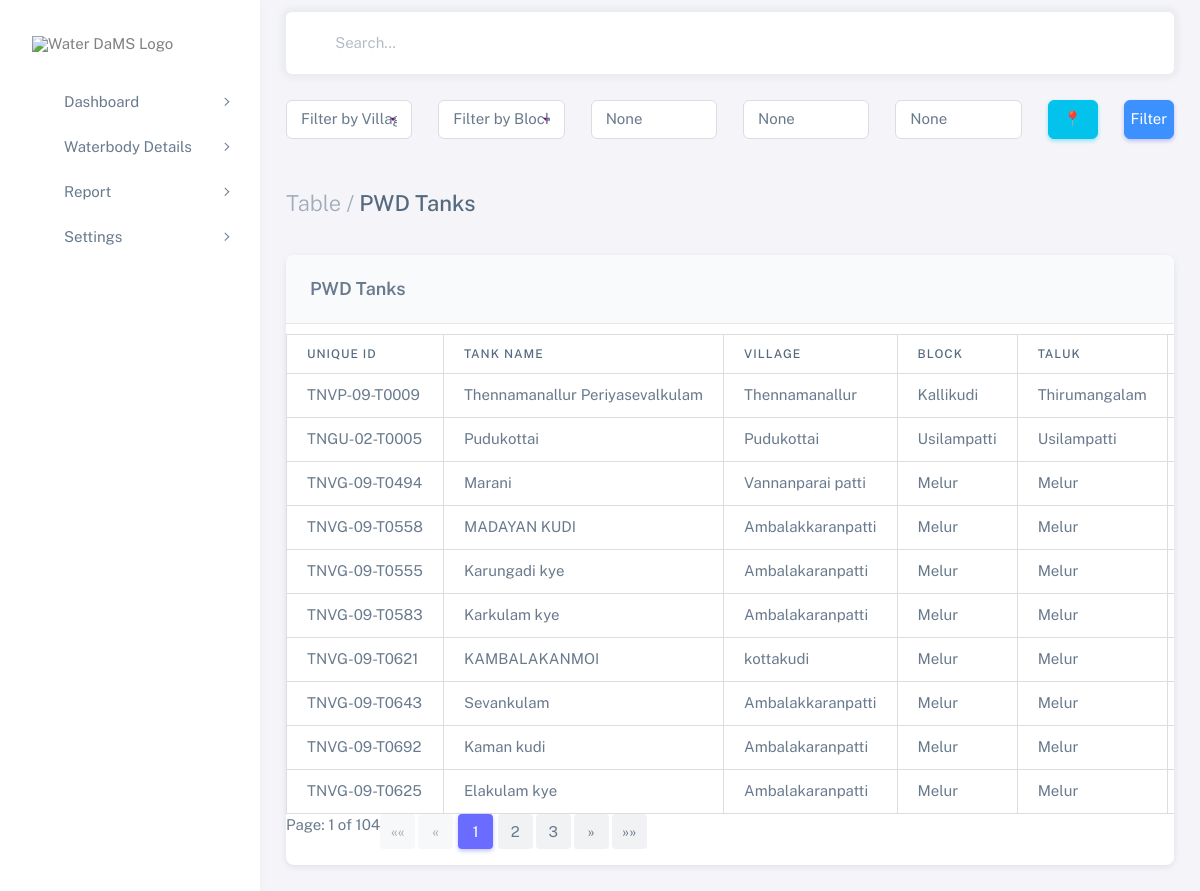
The page /pwdtank on the database its author committed.
### waterbodies_app/models.py (models this page shows)
class TankData(models.Model):
    tank_num = models.CharField(max_length=100)  # TANK_NUM
    unique_id = models.CharField(max_length=100)  # Unique_id
    tank_name = models.CharField(max_length=200)  # Tank_Name
    latitude = models.DecimalField(max_digits=9, decimal_places=6)  # Latitude
    longitude = models.DecimalField(max_digits=9, decimal_places=6)  # Longitude
    village = models.CharField(max_length=200)  # Village
    block = models.CharField(max_length=200)  # Block
    taluk = models.CharField(max_length=200)  # Taluk
    district = models.CharField(max_length=200)  # District
    subbasin = models.CharField(max_length=200)  # Subbasin
    basin = models.CharField(max_length=200)  # Basin
    section = models.CharField(max_length=200)  # Section
    sub_dn = models.CharField(max_length=200)  # Sub_Dn
    division = models.CharField(max_length=200)  # Division
    circle = models.CharField(max_length=200)  # Circle
    region = models.CharField(max_length=200)  # Region
    tank_type = models.CharField(max_length=100)  # Tank_Type
    cap_mcm = models.DecimalField(max_digits=10, decimal_places=3)  # Cap_MCM
    ftl_m = models.DecimalField(max_digits=6, decimal_places=3)  # FTL_m
    mwl_m = models.DecimalField(max_digits=6, decimal_places=3)  # MWL_m
    tbl_m = models.DecimalField(max_digits=6, decimal_places=3)  # TBL_m
    sto_dep_m = models.DecimalField(max_digits=6, decimal_places=3)  # Sto_Dep_m
    ayacut_ha = models.DecimalField(max_digits=10, decimal_places=3)  # Ayacut_ha
    catch_sqkm = models.DecimalField(max_digits=10, decimal_places=3)  # Catch_sqkm
    wat_spr_ha = models.DecimalField(max_digits=10, decimal_places=3)  # Wat_Spr_ha
    no_of_weir = models.IntegerField()  # No_of_Weir
    weir_len_m = models.DecimalField(max_digits=10, decimal_places=3)  # Weir_Len_m
    no_sluice = models.IntegerField()  # No_Sluice
    low_sil_m = models.DecimalField(max_digits=10, decimal_places=3)  # Low_Sil_m
    bund_len_m = models.DecimalField(max_digits=10, decimal_places=3)  # Bund_Len_m
    dis_cusec = models.DecimalField(max_digits=10, decimal_places=3)  # Dis_cusec
    def __str__(self):
        return self.tank_name

### waterbodies_app/views.py (the view, shortened to what this page needs)
# urls.py: path('pwdtank', views.tank_data_list_view, name='pwdtank_list'),
def tank_data_list_view(request):
    search_query = request.GET.get('q', '')        # Tank name search query
    village_query = request.GET.get('village', '') # Village filter
    block_query = request.GET.get('block', '')     # Block filter
    latitude = request.GET.get('latitude')         # Latitude filter
    longitude = request.GET.get('longitude')       # Longitude filter
    radius = request.GET.get('radius')            # Radius filter in km
    filtered_tank_data = TankData.objects.all()
    if search_query:
        filtered_tank_data = filtered_tank_data.filter(tank_name__icontains=search_query)
    if village_query:
        filtered_tank_data = filtered_tank_data.filter(village__icontains=village_query)
    if block_query:
        filtered_tank_data = filtered_tank_data.filter(block__icontains=block_query)
    total_tank_data_count = len(filtered_tank_data)
    paginator = Paginator(filtered_tank_data, 10)
    page_number = request.GET.get('page')
    paginated_tank_data = paginator.get_page(page_number)
    unique_villages = TankData.objects.values_list('village', flat=True).distinct()
    unique_blocks = TankData.objects.values_list('block', flat=True).distinct()
    return render(request, 'pwd_tanks.html', {
        'page_obj': paginated_tank_data,
        'search_query': search_query,
        'village_query': village_query,
        'block_query': block_query,
        'latitude': latitude,
        'longitude': longitude,
        'radius': radius,
        'total_tank_data_count': total_tank_data_count,
        'unique_villages': unique_villages,
        'unique_blocks': unique_blocks,
    })

### templates/pwd_tanks.html (shortened to what this page needs)
<!DOCTYPE html>
{%load static%}
<html
class="light-style layout-menu-fixed layout-compact"
dir="ltr"
data-theme="theme-default"
data-assets-path="{% static 'assets/' %}"
data-template="vertical-menu-template-free">
<!DOCTYPE html>
<html lang="en" class="light-style layout-wide customizer-hide" dir="ltr" data-theme="theme-default">
<head>
    {% load static %}
    <link rel="stylesheet" href="{% static 'assets/vendor/fonts/boxicons.css' %}"/>
    <link rel="stylesheet" href="https://cdnjs.cloudflare.com/ajax/libs/font-awesome/6.5.2/css/all.min.css">
    <link rel="stylesheet" href="{% static 'assets/vendor/css/core.css' %}" class="template-customizer-core-css"/>
    <link rel="stylesheet" href="{% static 'assets/vendor/css/theme-default.css' %}" class="template-customizer-theme-css"/>
    <link rel="stylesheet" href="{% static 'assets/css/demo.css' %}"/>
    <link rel="stylesheet" href="{% static 'assets/vendor/libs/perfect-scrollbar/perfect-scrollbar.css' %}"/>
    <link rel="stylesheet" href="{% static 'assets/vendor/css/pages/page-auth.css' %}"/>
</head>
  <body>
    <div class="layout-wrapper layout-content-navbar">
      <div class="layout-container">
        <aside id="layout-menu" class="layout-menu menu-vertical menu bg-menu-theme">
          <div class="app-brand demo">
            <a href="{% url 'analytics' %}" class="app-brand-link">
              <span class="app-brand-logo demo">
                <img src="{% static 'image/waterdams.png' %}" alt="Water DaMS Logo" style="width: 150px; height: auto;">
              </span>
            </a>
          </div>
          <ul class="menu-inner py-1">
          <li class="menu-item">
              <a href="javascript:void(0);" class="menu-link menu-toggle">
                <i class="menu-icon tf-icons bx bx-shield"></i>
                <div data-i18n="Layouts">Dashboard</div>
              </a>
            </li>
            <li class="menu-item">
              <a href="javascript:void(0);" class="menu-link menu-toggle">
                <i class="menu-icon tf-icons bx bx-water"></i>
                <div data-i18n="Layouts">Waterbody Details</div>
              </a>
            </li>
            <li class="menu-item">
              <a href="javascript:void(0);" class="menu-link menu-toggle">
                <i class="menu-icon tf-icons bx bx-shield"></i>
                <div data-i18n="Layouts">Report</div>
              </a>
            </li>
            <li class="menu-item">
              <a href="javascript:void(0);" class="menu-link menu-toggle">
                <i class="menu-icon tf-icons bx bx-cog"></i>
                <div data-i18n="Layouts">Settings</div>
              </a>
            </li>
          </ul>
        </aside>
        <div class="layout-page">
          <nav
            class="layout-navbar container-xxl navbar navbar-expand-xl navbar-detached align-items-center bg-navbar-theme"
            id="layout-navbar">
            <div class="navbar-nav-right d-flex align-items-center" id="navbar-collapse">
              <div class="navbar-nav align-items-center">
                <div class="nav-item d-flex align-items-center">
                  <i class="bx bx-search fs-4 lh-0"></i>
                  <input
                    type="text"
                    class="form-control border-0 shadow-none ps-1 ps-sm-2"
                    placeholder="Search..."
                    aria-label="Search..." />
                </div>
              </div>
            </div>
          </nav>
          <div class="content-wrapper">
            <div class="container-xxl flex-grow-1 container-p-y">
              <form method="get" id="filter-form">
                <div class="row mb-3">
                    <div class="col-md-2">
                        <select name="village" class="form-control">
                            <option value="">Filter by Village</option>
                        </select>
                    </div>
                    <div class="col-md-2">
                        <select name="block" class="form-control">
                            <option value="">Filter by Block</option>
                        </select>
                    </div>
                    <div class="col-md-2">
                        <input type="text" name="latitude" id="latitude" placeholder="Latitude" value="{{ latitude }}" class="form-control" readonly>
                    </div>
                    <div class="col-md-2">
                        <input type="text" name="longitude" id="longitude" placeholder="Longitude" value="{{ longitude }}" class="form-control" readonly>
                    </div>
                    <div class="col-md-2">
                        <input type="text" name="radius" placeholder="Radius (km)" value="{{ radius }}" class="form-control">
                    </div>
                    <div class="col-md-1">
                        <button type="button" class="btn btn-info w-100" id="get-location">📍</button>
                    </div>
                    <div class="col-md-1">
                        <button type="submit" class="btn btn-primary w-100">Filter</button>
                    </div>
                </div>
            </form>
              <h4 class="py-3 mb-4"><span class="text-muted fw-light">Table /</span> PWD Tanks</h4>
              <div class="card">
                <h5 class="card-header">PWD Tanks</h5>
                <div class="table-responsive text-nowrap">
                    <table class="table">
                        <thead>
                            <tr class="text-nowrap">
                                <th>Unique ID</th>
                                <th>Tank Name</th>
                                <th>Village</th>
                                <th>Block</th>
                                <th>Taluk</th>
                                <th>District</th>
                            </tr>
                        </thead>
                        <tbody>
                            {% for tank in page_obj %}
                            <tr>
                                <td>{{ tank.unique_id }}</td>
                                <td>{{ tank.tank_name }}</td>
                                <td>{{ tank.village }}</td>
                                <td>{{ tank.block }}</td>
                                <td>{{ tank.taluk }}</td>
                                <td>{{ tank.district }}</td>
                            </tr>
                            {% empty %}
                            <tr>
                                <td colspan="34">No tank data available.</td>
                            </tr>
                            {% endfor %}
                        </tbody>
                    </table>
                </div>
                <div class="pagination">
                  <span>Page: {{ page_obj.number }} of {{ page_obj.paginator.num_pages }}</span>
                  <ul class="pagination">
                      {% if page_obj.has_previous %}
                          <li class="page-item">
                              <a class="page-link" href="?page=1&q={{ search_query }}&village={{ village_query }}&block={{ block_query }}&latitude={{ request.GET.latitude }}&longitude={{ request.GET.longitude }}&radius={{ request.GET.radius }}" aria-label="First">
                                  &laquo;&laquo;
                              </a>
                          </li>
                          <li class="page-item">
                              <a class="page-link" href="?page={{ page_obj.previous_page_number }}&q={{ search_query }}&village={{ village_query }}&block={{ block_query }}&latitude={{ request.GET.latitude }}&longitude={{ request.GET.longitude }}&radius={{ request.GET.radius }}" aria-label="Previous">
                                  &laquo;
                              </a>
                          </li>
                      {% else %}
                          <li class="page-item disabled"><span class="page-link">&laquo;&laquo;</span></li>
                          <li class="page-item disabled"><span class="page-link">&laquo;</span></li>
                      {% endif %}
                      {% for num in page_obj.paginator.page_range %}
                          {% if page_obj.number == num %}
                              <li class="page-item active"><span class="page-link">{{ num }}</span></li>
                          {% elif num > page_obj.number|add:'-3' and num < page_obj.number|add:'3' %}
                              <li class="page-item">
                                  <a class="page-link" href="?page={{ num }}&q={{ search_query }}&village={{ village_query }}&block={{ block_query }}&latitude={{ request.GET.latitude }}&longitude={{ request.GET.longitude }}&radius={{ request.GET.radius }}">
                                      {{ num }}
                                  </a>
                              </li>
                          {% endif %}
                      {% endfor %}
                      {% if page_obj.has_next %}
                          <li class="page-item">
                              <a class="page-link" href="?page={{ page_obj.next_page_number }}&q={{ search_query }}&village={{ village_query }}&block={{ block_query }}&latitude={{ request.GET.latitude }}&longitude={{ request.GET.longitude }}&radius={{ request.GET.radius }}" aria-label="Next">
                                  &raquo;
                              </a>
                          </li>
                          <li class="page-item">
                              <a class="page-link" href="?page={{ page_obj.paginator.num_pages }}&q={{ search_query }}&village={{ village_query }}&block={{ block_query }}&latitude={{ request.GET.latitude }}&longitude={{ request.GET.longitude }}&radius={{ request.GET.radius }}" aria-label="Last">
                                  &raquo;&raquo;
                              </a>
                          </li>
                      {% else %}
                          <li class="page-item disabled"><span class="page-link">&raquo;</span></li>
                          <li class="page-item disabled"><span class="page-link">&raquo;&raquo;</span></li>
                      {% endif %}
                  </ul>
              </div>
            </div>
          </div>
        </div>
      </div>
    </div>
  </body>
</html>

### static/assets/css/demo.css (style rules this page uses)
.menu .app-brand.demo { height: 64px; margin-top: 12px; }
.card-header { font-weight: 600; background-color: #f8fafc; border-bottom: 1px solid #e5e7eb; }
select { width: 220px; padding: 12px; font-size: 16px; border-radius: 10px; border: 2px solid #6a1b9a; background-color: #f0f0f0; color: #444; appearance: none; cursor: pointer; outline: none; }
select { background-repeat: no-repeat; background-position: right 10px center; background-size: 16px; }
option { padding: 10px; margin-bottom: 5px; }
select option:not(:last-child) { margin-bottom: 10px; }
select { width: 200px; padding: 10px; font-size: 16px; margin-bottom: 20px; border-radius: 5px; border: 1px solid #ccc; }
table { width: 100%; border-collapse: collapse; margin-top: 10px; }
th, td { padding: 12px; border: 1px solid #ddd; text-align: left; }
th { background-color: #f4f4f4; }

### rows shown on the page
TankData: unique_id "TNVP-09-T0009", tank_name "Thennamanallur Periyasevalkulam", village "Thennamanallur", block "Kallikudi", taluk "Thirumangalam"
TankData: unique_id "TNGU-02-T0005", tank_name "Pudukottai", village "Pudukottai", block "Usilampatti", taluk "Usilampatti"
TankData: unique_id "TNVG-09-T0494", tank_name "Marani", village "Vannanparai patti", block "Melur", taluk "Melur"
TankData: unique_id "TNVG-09-T0558", tank_name "MADAYAN KUDI", village "Ambalakkaranpatti", block "Melur", taluk "Melur"
TankData: unique_id "TNVG-09-T0555", tank_name "Karungadi kye", village "Ambalakaranpatti", block "Melur", taluk "Melur"
TankData: unique_id "TNVG-09-T0583", tank_name "Karkulam kye", village "Ambalakaranpatti", block "Melur", taluk "Melur"
TankData: unique_id "TNVG-09-T0621", tank_name "KAMBALAKANMOI", village "kottakudi", block "Melur", taluk "Melur"
TankData: unique_id "TNVG-09-T0643", tank_name "Sevankulam", village "Ambalakkaranpatti", block "Melur", taluk "Melur"
TankData: unique_id "TNVG-09-T0692", tank_name "Kaman kudi", village "Ambalakaranpatti", block "Melur", taluk "Melur"
TankData: unique_id "TNVG-09-T0625", tank_name "Elakulam kye", village "Ambalakaranpatti", block "Melur", taluk "Melur"

### other values the page prints
{{ page_obj.number }} "1"
{{ page_obj.paginator.num_pages }} "104"
{{ num }} "1"
{{ num }} "2" "3"
